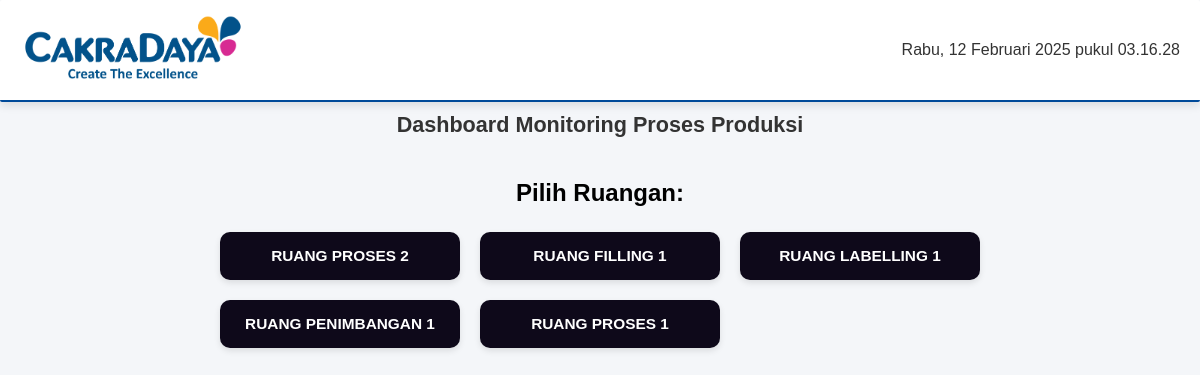
Page /monitoring/ on the committed database.
### produksi_monitoring/models.py (models this page shows, shortened)
class Ruangan(models.Model):
    PROSES_CHOICES = [
        ('weighing', 'Weighing'),
        ('processing', 'Processing'),
        ('mixing', 'Mixing'),
        ('filling', 'Filling'),
        ('packaging', 'Packaging'),
        ('labelling', 'Labelling'),
        ('quality_control', 'Quality Control'),
    ]
    kode_ruangan = models.CharField(max_length=10, unique=True, null=True)
    nama = models.CharField(max_length=100, unique=True)
    link_khusus = models.CharField(max_length=255, unique=True)
    mesin = models.ManyToManyField(Mesin, related_name="ruangan")
    jenis_proses = models.CharField(max_length=50, choices=PROSES_CHOICES, default='mixing')
    tahap_berikutnya = models.ForeignKey('self', null=True, blank=True, on_delete=models.SET_NULL)
    class Meta:
        verbose_name = "Ruangan"
        verbose_name_plural = "Ruangan"

### produksi_monitoring/views.py (the view)
# urls.py: path('', dashboard, name='dashboard'),
def dashboard(request):
    ruangan_list = Ruangan.objects.all()
    context = {'ruangan_list': ruangan_list}
    return render(request, 'produksi_monitoring/dashboard.html', context)

### produksi_monitoring/templates/produksi_monitoring/dashboard.html (shortened to what this page needs)
<!DOCTYPE html>
{% load static %}
{% load humanize %}
<html lang="id">
<head>
    <link rel="stylesheet" href="{% static 'css/custom_admin.css' %}">
</head>
<body>
    <header class="dashboard-header">
        <div class="header-left">
            <img src="{% static 'img/logo.png' %}" alt="Company Logo">
            <h1 class="header-title">Sistem Monitoring Produksi</h1>
        </div>
        <div class="header-right">
            <p id="current-time"></p>
        </div>
    </header>
    <h1 class="page-title">Dashboard Monitoring Proses Produksi</h1>
    <div class="container">
        <h2>Pilih Ruangan:</h2>
        <div class="room-grid">
            {% for ruangan in ruangan_list %}
                <div class="room-card">
                    <a href="{% url 'monitoring_per_ruangan' ruangan.nama|slugify %}">{{ ruangan.nama }}</a>
                </div>
            {% endfor %}
        </div>
    </div>
</body>
</html>

### produksi_monitoring/static/css/custom_admin.css (style rules this page uses)
body { font-family: 'Arial', sans-serif; margin: 0; padding: 0; background-color: #f4f6f9; text-align: center; }
header { display: flex; align-items: center; justify-content: left; padding: 20px; background-color: #ffffff; box-shadow: 0 4px 8px rgba(0, 0, 0, 0.1); border-bottom: 2px solid #004a99; }
header img { height: 70px; max-height: 20vh; width: auto; margin-right: 15px; }
.page-title { font-size: 1.8vw; margin-top: 10px; margin-bottom: 1px; font-weight: bold; color: #333; }
.container { max-width: 900px; margin: 0 auto; padding: 20px; }
.room-grid { display: grid; grid-template-columns: repeat(auto-fit, minmax(250px, 1fr)); gap: 10px; margin-top: 5px; padding: 5px 20px; }
.room-card { background: white; padding: 15px; border-radius: 8px; box-shadow: 0 3px 6px rgba(0, 0, 0, 0.1); transition: transform 0.2s ease-in-out; }
.room-card a { text-decoration: none; color: #004a99; font-size: 1.1em; font-weight: bold; }
.dashboard-header { display: flex; justify-content: space-between; align-items: center; background-color: white; color: white; padding: 15px 20px; border-radius: 2px; }
.header-left { display: flex; align-items: center; }
.header-left img { height: 70px; max-height: 20vh; width: auto; margin-right: 15px; }
.header-title { font-size: 20px; font-weight: bold; }
.header-right { opacity: 0; color: #333; transform: translateY(-10px); animation: fadeIn 0.5s ease-in-out forwards; }

### produksi_monitoring/templates/produksi_monitoring/dashboard.html (style rules this page uses)
.container { max-width: 800px; margin: auto; text-align: center; }
.room-grid { display: grid; grid-template-columns: repeat(auto-fit, minmax(200px, 1fr)); gap: 20px; margin-top: 20px; }
.room-card { background: rgb(14, 9, 26); color: white; padding: 15px; border-radius: 10px; text-align: center; font-size: 14px; }
.room-card a { color: white; text-decoration: none; font-weight: bold; }

### rows in the picture
Ruangan: nama "RUANG PROSES 2"
Ruangan: nama "RUANG FILLING 1"
Ruangan: nama "RUANG LABELLING 1"
Ruangan: nama "RUANG PENIMBANGAN 1"
Ruangan: nama "RUANG PROSES 1"
